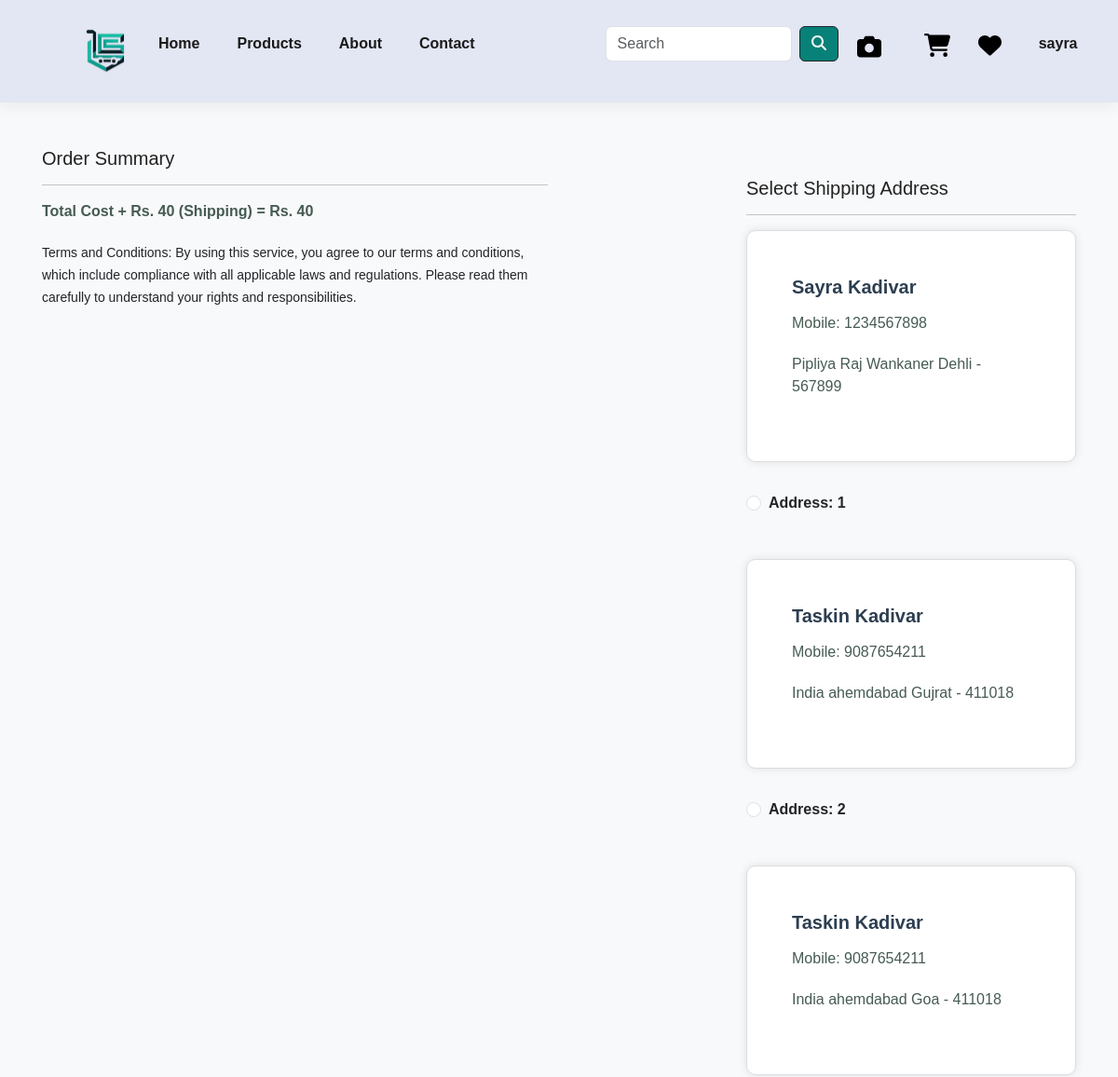
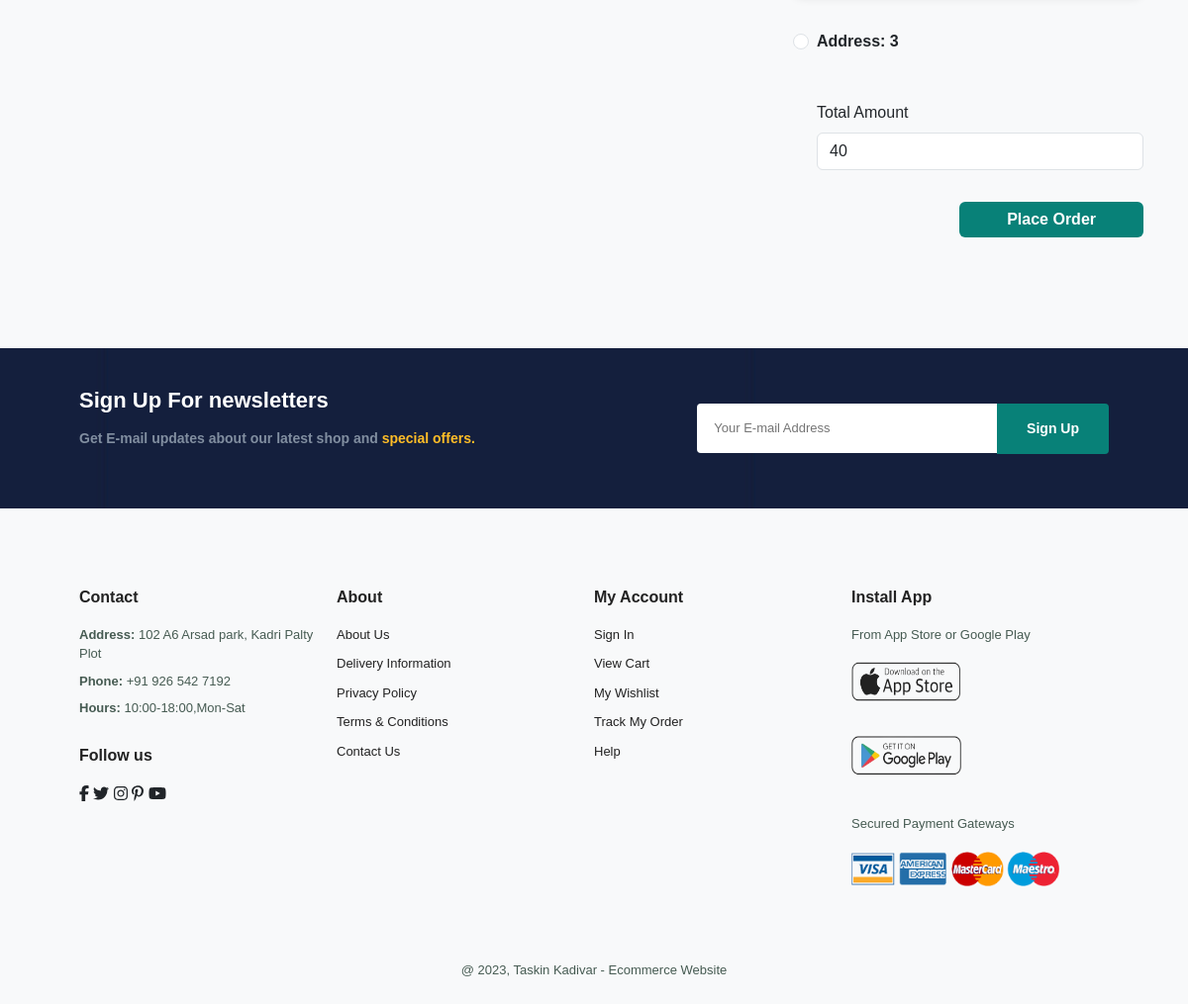
Screenshot of /checkout/ (signed in) with the database file from the repository (2 pictures, top to bottom).
### app/models.py (models this page shows, shortened)
class Customer(models.Model):
    user = models.ForeignKey(User, on_delete=models.CASCADE)
    name = models.CharField(max_length=200)
    locality = models.CharField(max_length=200)
    city = models.CharField(max_length=50)
    mobile = models.CharField(max_length=15)  # Changed from IntegerField to CharField
    zipcode = models.CharField(max_length=10)  # Changed to CharField to allow leading zeros
    state = models.CharField(choices=STATE_CHOICES, max_length=100)
    created_at = models.DateTimeField(default=now)

### app/views.py (the view, shortened to what this page needs)
# urls.py: path('checkout/', views.checkout, name='checkout'),
@login_required
def checkout(request):
    user = request.user
    cart_items = Cart.objects.filter(user=user)
    totalamount = sum(item.product.discounted_price * item.quantity for item in cart_items) + 40  # Rs. 40 Shipping
    addresses = Customer.objects.filter(user=user)
    return render(request, 'app/checkout.html', {
        'cart_items': cart_items,
        'totalamount': totalamount,
        'add': addresses,
    })

### templates/app/checkout.html (shortened to what this page needs)
{% extends 'app/base.html' %}
{% load static %}
{% block main-content %}
<div class="container">
    <div class="row mt-5">
        <div class="col-sm-6">
            <h4>Order Summary</h4>
            <hr>
            <p class="fw-bold">Total Cost + Rs. 40 (Shipping) = Rs. {{ totalamount }}</p>
            <small>Terms and Conditions: By using this service, you agree to our terms and conditions, which include compliance with all applicable laws and regulations. Please read them carefully to understand your rights and responsibilities.</small><br/><br/><br/>
        </div>
        <div class="col-sm-4 offset-sm-1">
            <h4>Select Shipping Address</h4>
            <hr>
            <form method="POST" id="myform">
                {% for ad in add %}
                    <div class="card">
                        <div class="card-body">
                            <h5>{{ ad.name }}</h5>
                            <p>Mobile: {{ ad.mobile }}</p>
                            <p>{{ ad.locality }} {{ ad.city }} {{ ad.state }} - {{ ad.zipcode }}</p>
                        </div>
                    </div>
                    <div class="form-check mt-2 mb-5">
                        <input class="form-check-input" type="radio" name="custid" id="custadd{{ forloop.counter }}" value="{{ ad.id }}">
                        <label class="form-check-label fw-bold" for="custadd{{ forloop.counter }}">
                            Address: {{ forloop.counter }}
                        </label>
                    </div>
                {% endfor %}
                <div class="form-check mb-3">
                    <label for="totalamount" class="form-label">Total Amount</label>
                    <input type="number" class="form-control" name="totalamount" value="{{ totalamount }}" readonly>
                </div>
                <div class="text-end">
                    <button type="submit" class="btn text-white mt-3 px-5 fw-bold" id="payment-btn" style="background-color: #088178; border: none;">
                        Place Order
                    </button>
                </div>
                <br><br><br>
            </form>
        </div>
    </div>
</div>
{% endblock main-content %}

### templates/app/base.html (shortened to what this page needs)
<!DOCTYPE html>
{% load static %}
<html lang="en">
<head>
    <link rel="stylesheet" href="https://cdnjs.cloudflare.com/ajax/libs/font-awesome/6.0.0-beta3/css/all.min.css">
    <link href="https://cdn.jsdelivr.net/npm/bootstrap@5.3.3/dist/css/bootstrap.min.css" rel="stylesheet">
    <link rel="stylesheet" href="font/css/all.css"/>
    <link rel="stylesheet" href="{% static 'app/css/owl.carousel.min.css' %}" />
   <link rel="stylesheet" href="{% static 'app/css/style.css' %}" />
</head>
<body>
    <nav id="header">
        <a href="/" class="navbar-brand">
            <img src="{% static 'app/images/logo.png' %}" width="70" height="70" alt="Logo">
        </a>
        <ul id="navbar">
            <li><a href="/" class="{% if request.path == '/' %}active{% endif %}">Home</a></li>
            <li class="nav-item dropdown">
                <a href="#" role="button" data-bs-toggle="dropdown" aria-expanded="false"
                    onmouseover="this.style.color='#088178'; this.getElementsByTagName('i')[0].style.color='#088178'"
                    onmouseout="this.style.color='#080808'; this.getElementsByTagName('i')[0].style.color='#080808'">
                    Products
                </a>
            </li>
            <li><a href="{% url 'about' %}" class="{% if request.path == '/about/' %}active{% endif %}">About</a></li>
            <li><a href="{% url 'contact' %}" class="{% if request.path == '/contact/' %}active{% endif %}">Contact</a></li>
            <form class="d-flex" role="search" action="/search">
                <input class="form-control me-2" type="search" placeholder="Search" name="search" aria-label="Search">
                <button class="btn btn-outline-dark" type="submit"><i class="fa-solid fa-magnifying-glass"></i></button>
            </form>
            <li style="padding-top: 5px; display: inline-block;">
               <a href="{% url 'image_search' %}"
               style="text-decoration: none; color: #000000; font-size: 20px; display: flex; align-items: center;"
               onmouseover="this.style.color='#088178';"
               onmouseout="this.style.color='#000000';">
                <i class="fa-solid fa-camera" style="margin-right: 6px; font-size: 26px;"></i>
                </a>
            </li>
            <li style="margin-right: 0px; padding-right: 15px; padding-top: 5px; display: inline-block;">
                <a href="{% url 'showcart' %}" style="text-decoration: none; color: #000000; font-size: 25px; position: relative;"
                   onmouseover="this.querySelector('i').style.color='#088178';"
                   onmouseout="this.querySelector('i').style.color='#000000';">
                    <i class="fa-solid fa-cart-shopping" style="color: inherit; font-size: 25px;"></i>
                </a>
            </li>
            <li style="margin-left: 0px; padding-left: 15px; padding-top: 5px; display: inline-block;">
                <a href="{% url 'wishlist' %}" style="text-decoration: none; color: #000000; font-size: 25px; position: relative;"
                   onmouseover="this.querySelector('i').style.color='#088178';"
                   onmouseout="this.querySelector('i').style.color='#000000';">
                    <i class="fa-solid fa-heart" style="color: inherit; font-size: 25px;"></i>
                </a>
            </li>
            {% if request.user.is_authenticated %}
                <li><a href="#" data-bs-toggle="dropdown" aria-expanded="false"
                    onmouseover="this.style.color='#088178'; this.getElementsByTagName('i')[0].style.color='#088178'"
                    onmouseout="this.style.color='#080808'; this.getElementsByTagName('i')[0].style.color='#080808'">
                    {{ request.user.username }}
                </a>
                </li>
            {% else %}
                <li><a href="{% url 'login' %}" class="nav-link">Login</a></li>
                <li><a href="{% url 'customerregistration' %}" class="nav-link">Register</a></li>
            {% endif %}
        </ul>
    </nav>
    {% block main-content %}{% endblock main-content %}
    <section id="newsletter" class="section-p1 section-m1">
        <div class="newstext">
            <h4>Sign Up For newsletters</h4>
            <p>Get E-mail updates about our latest shop and <span>special offers.</span></p>
        </div>
        <div class="form">
           <input type="text" placeholder="Your E-mail Address">
           <button class="normal">Sign Up</button>
        </div>
     </section>
    <footer class="section-p1">
        <div class="col">
          <h4>Contact</h4>
          <p><strong>Address:</strong> 102 A6 Arsad park, Kadri Palty Plot</p>
          <p><strong>Phone:</strong> +91 926 542 7192</p>
          <p><strong>Hours:</strong> 10:00-18:00,Mon-Sat</p>
          <div class="follow">
              <h4>Follow us</h4>
              <div class="icon">
               <i class="fa-brands fa-facebook-f"></i>
               <i class="fa-brands fa-twitter"></i>
               <i class="fa-brands fa-instagram"></i>
               <i class="fa-brands fa-pinterest-p"></i>
               <i class="fa-brands fa-youtube"></i>
              </div>
          </div>
        </div>
        <div class="col">
            <h4>About</h4>
            <a href="#">About Us</a>
            <a href="#">Delivery Information</a>
            <a href="#">Privacy Policy</a>
            <a href="#">Terms & Conditions</a>
            <a href="#">Contact Us</a>
        </div>
       <div class="col">
         <h4>My Account</h4>
         <a href="#">Sign In</a>
         <a href="#">View Cart</a>
         <a href="#">My Wishlist</a>
         <a href="#">Track My Order</a>
         <a href="#">Help</a>
       </div>
       <div class="col install">
           <h4>Install App</h4>
           <p>From App Store or Google Play</p>
           <div class="row">
              <img src="{% static 'app/images/pay/app.png' %}" alt="" class="app">
              <img src="{% static 'app/images/pay/play.png' %}" alt="" class="play">
           </div>
           <p>Secured Payment Gateways </p>
           <img src="{% static 'app/images/pay/visa.png' %}" alt="" class="visa">
         </div>
          <div class="copyright">
              <p>@ 2023, Taskin Kadivar - Ecommerce Website</p>
          </div>
   </footer>
</body>
</html>

### templates/app/base.html (style rules this page uses)
* { margin:0; padding:0; box-sizing:border-box; font-family: 'spartan', sans-serif; }
h4 { font-size: 20px; color: #222; }
p { font-size: 16px; color: #465b52; margin: 15px 0 20px 0; }
.section-p1 { padding: 40px 80px; }
.section-m1 { margin: 40px 0; }
button.normal { font-size: 14px; font-weight: 600; padding: 15px 30px; color: #000; background-color: #fff; border-radius: 4px; cursor: pointer; border: none; outline: none; transition: 0.2s; }
body { width:100%; }
#header { display: flex; align-items: center; justify-content: space-between; padding: 20px 80px; background: #E3E6F3; box-shadow: 0 5px 15px rgba(0,0,0,0.06); z-index: 999; position: sticky; top: 0; left: 0; }
#navbar { display: flex; align-items: center; justify-content: center; list-style: none; padding: 0; }
#navbar li { position: relative; padding: 0 20px; }
#navbar li a { text-decoration: none; font-size: 16px; font-weight: 600; color: #1a1a1a; transition: 0.3s ease; }
#navbar form { display: flex; align-items: center; margin-left: 20px; }
#navbar form input { width: 200px; margin-right: 10px; }
#navbar form button { background-color: #088178; color: white; }
#navbar form { margin-left: 120px; }
.container { margin: 0 auto; padding: 0 15px; }
.row { display: flex; flex-wrap: wrap; justify-content: space-between; gap: 20px; }
#newsletter { display: flex; justify-content: space-between; flex-wrap: wrap; align-items: center; background-image: url("img/banner/b18.PNG"); background-position: 20% 30%; background-color: #01013b; }
#newsletter h4 { font-size: 22px; font-weight: 700; color: #fff; }
#newsletter p { font-size: 14px; font-weight: 600; color: #818ea0; }
#newsletter p span { color: #ffbd27; }
#newsletter .form { display: flex; width: 40%; }
#newsletter input { height: 3.125rem; padding: 0 1.25em; font-size: 13px; width: 100%; border: 1px solid transparent; border-radius: 4px; outline:none; border-top-right-radius: 0; border-bottom-right-radius: 0; }
#newsletter button { background-color: #088178; color:#fff; white-space: nowrap; border-top-left-radius: 0; border-bottom-left-radius: 0; }
footer { display: flex; flex-wrap: wrap; justify-content: space-between; padding: 40px 10%; }
footer .col { display: flex; flex-direction: column; align-items: flex-start; margin-bottom: 20px; flex-grow: 1; margin-right: 20px; }
footer h4 { font-size: 16px; font-weight: bold; padding-bottom: 10px; }
footer p { font-size: 13px; margin: 0 0 8px 0; }
footer a { font-size: 13px; text-decoration: none; color: #222; margin-bottom: 10px; }
footer .copyright { text-align: center; width: 100%; margin-top: 40px; }
footer .follow { margin-top: 20px; }
footer .install img { margin: 10px 0 15px 0; }
footer .row { display: flex; gap: 10px; }
footer .install img.app, footer .install img.play { width: 135px; height: 40px; }
footer .install img.visa { width: 210px; height: 35px; }
body { font-family: 'Helvetica Neue', Helvetica, Arial, sans-serif; background-color: #f8f9fa; }
.container { max-width: 1140px; margin: 0 auto; }
.card { margin-bottom: 2rem; border: 1px solid #ddd; border-radius: 10px; background-color: #fff; padding: 1.5rem; box-shadow: 0 0 10px rgba(0, 0, 0, 0.1); }
.card-body { padding: 1.5rem; }
.row { margin-bottom: 1.5rem; }
h5 { font-size: 1.25rem; font-weight: bold; color: #2c3e50; }
.col-sm-4 { margin-top: 2rem; }

### rows the page displays
Customer: name "Sayra Kadivar", mobile "1234567898", locality "Pipliya Raj", city "Wankaner", state "Dehli", zipcode "567899"
Customer: name "Taskin Kadivar", mobile "9087654211", locality "India", city "ahemdabad", state "Gujrat", zipcode "411018"
Customer: name "Taskin Kadivar", mobile "9087654211", locality "India", city "ahemdabad", state "Goa", zipcode "411018"

### other values shown
{{ request.user.username }} "sayra"
{{ totalamount }} "40"
